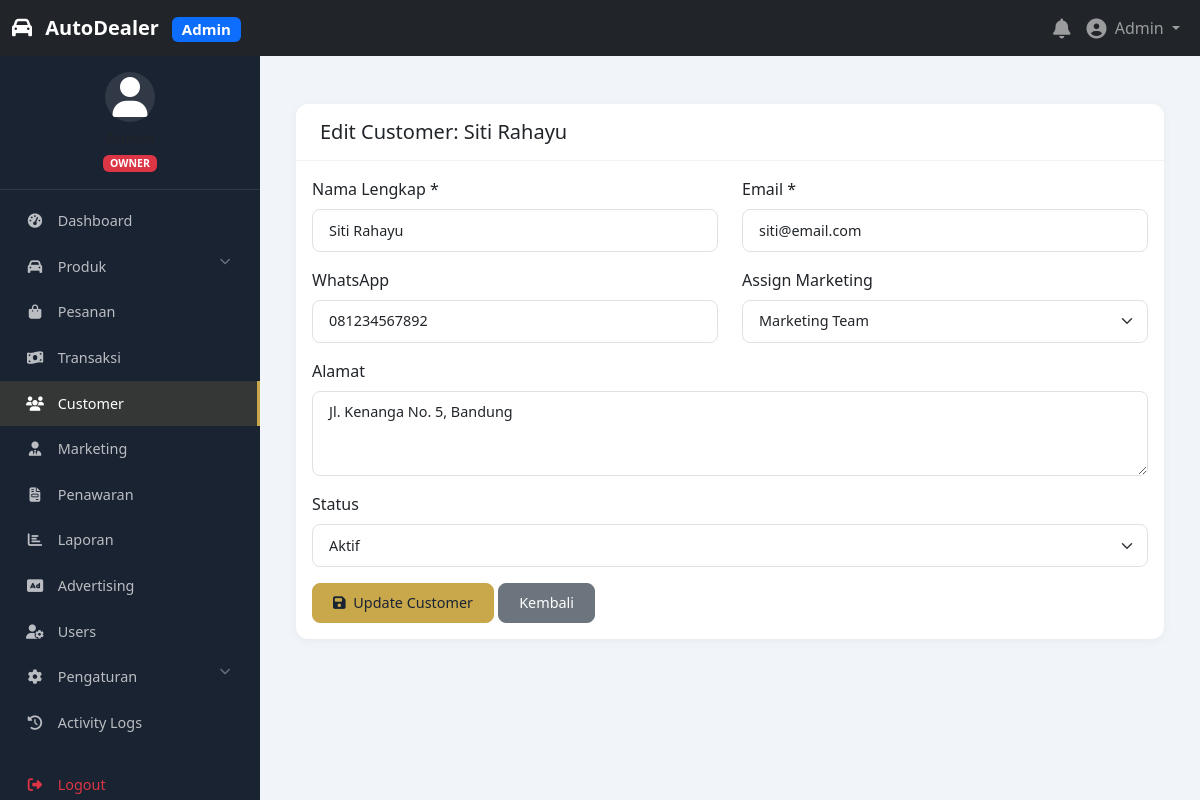
Screenshot of /admin/customers/edit.php?id=2 (signed in) with the database file from the repository.
### tables this page shows
CREATE TABLE IF NOT EXISTS users (
    id INT PRIMARY KEY AUTO_INCREMENT,
    username VARCHAR(50) UNIQUE DEFAULT NULL,
    email VARCHAR(100) UNIQUE NOT NULL,
    password VARCHAR(255) NOT NULL,
    first_name VARCHAR(50) DEFAULT NULL,
    last_name VARCHAR(50) DEFAULT NULL,
    phone VARCHAR(20) DEFAULT NULL,
    avatar VARCHAR(255) DEFAULT NULL,
    role ENUM('owner', 'supervisor', 'marketing', 'customer') DEFAULT 'customer',
    status ENUM('active', 'inactive', 'suspended') DEFAULT 'active',
    last_login DATETIME DEFAULT NULL,
    remember_token VARCHAR(255) DEFAULT NULL,
    created_at TIMESTAMP DEFAULT CURRENT_TIMESTAMP,
    updated_at TIMESTAMP DEFAULT CURRENT_TIMESTAMP ON UPDATE CURRENT_TIMESTAMP,
    INDEX idx_email (email),
    INDEX idx_username (username),
    INDEX idx_role (role),
    INDEX idx_status (status)
);

CREATE TABLE IF NOT EXISTS customers (
    id INT PRIMARY KEY AUTO_INCREMENT,
    user_id INT DEFAULT NULL,
    full_name VARCHAR(100) NOT NULL,
    email VARCHAR(100) UNIQUE NOT NULL,
    phone VARCHAR(20) NOT NULL,
    address TEXT DEFAULT NULL,
    city VARCHAR(50) DEFAULT NULL,
    province VARCHAR(50) DEFAULT NULL,
    postal_code VARCHAR(10) DEFAULT NULL,
    status ENUM('active', 'inactive') DEFAULT 'active',
    marketing_id INT DEFAULT NULL,
    source VARCHAR(50) DEFAULT NULL,
    created_at TIMESTAMP DEFAULT CURRENT_TIMESTAMP,
    updated_at TIMESTAMP DEFAULT CURRENT_TIMESTAMP ON UPDATE CURRENT_TIMESTAMP,
    FOREIGN KEY (user_id) REFERENCES users(id) ON DELETE SET NULL,
    FOREIGN KEY (marketing_id) REFERENCES marketing(id) ON DELETE SET NULL,
    INDEX idx_email (email),
    INDEX idx_phone (phone),
    INDEX idx_marketing (marketing_id),
    INDEX idx_status (status)
);

CREATE TABLE IF NOT EXISTS marketing (
    id INT PRIMARY KEY AUTO_INCREMENT,
    user_id INT NOT NULL,
    full_name VARCHAR(100) NOT NULL,
    email VARCHAR(100) UNIQUE NOT NULL,
    phone VARCHAR(20) DEFAULT NULL,
    target_sales INT DEFAULT 0,
    commission_rate DECIMAL(5,2) DEFAULT 0,
    status ENUM('active', 'inactive') DEFAULT 'active',
    created_at TIMESTAMP DEFAULT CURRENT_TIMESTAMP,
    updated_at TIMESTAMP DEFAULT CURRENT_TIMESTAMP ON UPDATE CURRENT_TIMESTAMP,
    FOREIGN KEY (user_id) REFERENCES users(id) ON DELETE CASCADE,
    INDEX idx_email (email),
    INDEX idx_status (status)
);

### config/database.php (called while the page is built, shortened)
<?php
class Database {
    private static $instance = null;
    private $connection;
    private function __construct() {
        try {
            $dsn = "mysql:host=" . DB_HOST . ";dbname=" . DB_NAME . ";charset=utf8mb4";
            $this->connection = new PDO($dsn, DB_USER, DB_PASS, [
                PDO::ATTR_ERRMODE => PDO::ERRMODE_EXCEPTION,
                PDO::ATTR_DEFAULT_FETCH_MODE => PDO::FETCH_ASSOC,
                PDO::ATTR_EMULATE_PREPARES => false,
                PDO::MYSQL_ATTR_INIT_COMMAND => "SET NAMES utf8mb4"
            ]);
        } catch (PDOException $e) {
            error_log("Database connection failed: " . $e->getMessage());
            die("Database connection failed. Please check your configuration.");
        }
    }
    public static function getInstance() {
        if (self::$instance === null) {
            self::$instance = new self();
        }
        return self::$instance;
    }
    public function prepare($sql) {
        return $this->connection->prepare($sql);
    }
    public function query($sql) {
        return $this->connection->query($sql);
    }
}
?>

### includes/auth.php (called while the page is built, shortened)
<?php
require_once __DIR__ . '/../config/database.php';
class Auth {
    private $db;
    private $user = null;
    public function __construct() {
        $this->db = Database::getInstance();
    }
    public function isLoggedIn() {
        return isset($_SESSION['user_id']);
    }
    public function getCurrentUser() {
        if ($this->user === null && $this->isLoggedIn()) {
            $stmt = $this->db->prepare("SELECT * FROM users WHERE id = ?");
            $stmt->execute([$_SESSION['user_id']]);
            $this->user = $stmt->fetch();
        }
        return $this->user;
    }
    public function hasRole($role) {
        $user = $this->getCurrentUser();
        if (is_array($role)) {
            return in_array($user['role'], $role);
        }
        return $user['role'] === $role;
    }
    public function requireRole($role) {
        if (!$this->hasRole($role)) {
            header('HTTP/1.0 403 Forbidden');
            include BASE_PATH . '/403.php';
            exit;
        }
    }
}
$auth = new Auth();
?>

### includes/functions.php (called while the page is built, shortened)
<?php
function escape($input) {
    return htmlspecialchars($input, ENT_QUOTES, 'UTF-8');
}
?>

### admin/customers/edit.php (the view, shortened to what this page needs)
<?php
require_once '../../config/config.php';
require_once '../../includes/functions.php';
$auth->requireRole(['owner', 'supervisor']);
include '../includes/admin-header.php';
$db = Database::getInstance();
$id = $_GET['id'] ?? 0;
$stmt = $db->prepare("SELECT * FROM customers WHERE id = ?");
$stmt->execute([$id]);
$customer = $stmt->fetch();
$stmt = $db->query("SELECT id, full_name FROM marketing WHERE status = 'active'");
$marketings = $stmt->fetchAll();
?>
<div class="card">
    <div class="card-header">
        <h5 class="mb-0">Edit Customer: <?= escape($customer['full_name']) ?></h5>
    </div>
    <div class="card-body">
        <form method="POST">
            <div class="row">
                <div class="col-md-6 mb-3">
                    <label class="form-label">Nama Lengkap *</label>
                    <input type="text" name="full_name" class="form-control"
                           value="<?= escape($customer['full_name']) ?>" required>
                </div>
                <div class="col-md-6 mb-3">
                    <label class="form-label">Email *</label>
                    <input type="email" name="email" class="form-control"
                           value="<?= escape($customer['email']) ?>" required>
                </div>
            </div>
            <div class="row">
                <div class="col-md-6 mb-3">
                    <label class="form-label">WhatsApp</label>
                    <input type="text" name="phone" class="form-control"
                           value="<?= escape($customer['phone']) ?>">
                </div>
                <div class="col-md-6 mb-3">
                    <label class="form-label">Assign Marketing</label>
                    <select name="marketing_id" class="form-select">
                        <?php foreach ($marketings as $m): ?>
                            <option value="<?= $m['id'] ?>" <?= $customer['marketing_id'] == $m['id'] ? 'selected' : '' ?>>
                                <?= escape($m['full_name']) ?>
                            </option>
                        <?php endforeach; ?>
                    </select>
                </div>
            </div>
            <div class="mb-3">
                <label class="form-label">Alamat</label>
                <textarea name="address" class="form-control" rows="3"><?= escape($customer['address']) ?></textarea>
            </div>
            <div class="mb-3">
                <label class="form-label">Status</label>
                <select name="status" class="form-select">
                    <option value="active" <?= $customer['status'] == 'active' ? 'selected' : '' ?>>Aktif</option>
                </select>
            </div>
            <button type="submit" class="btn btn-primary">
                <i class="fas fa-save me-1"></i> Update Customer
            </button>
            <a href="detail.php?id=<?= $id ?>" class="btn btn-secondary">Kembali</a>
        </form>
    </div>
</div>
<?php include '../includes/admin-footer.php'; ?>

### admin/includes/admin-header.php (shortened to what this page needs)
<?php
require_once dirname(__DIR__, 2) . '/config/config.php';
require_once dirname(__DIR__, 2) . '/includes/functions.php';
$user = $auth->getCurrentUser();
?>
<!DOCTYPE html>
<html lang="id">
<head>
    <link href="https://cdn.jsdelivr.net/npm/bootstrap@5.3.0/dist/css/bootstrap.min.css" rel="stylesheet">
    <link rel="stylesheet" href="https://cdnjs.cloudflare.com/ajax/libs/font-awesome/6.5.0/css/all.min.css">
    <link rel="stylesheet" href="<?= ASSETS_URL ?>css/admin.css?v=<?= time() ?>">
    <link rel="stylesheet" href="<?= ASSETS_URL ?>css/responsive.css?v=<?= time() ?>">
</head>
<body>
    <nav class="navbar navbar-expand-lg navbar-dark bg-dark fixed-top">
        <div class="container-fluid">
            <a class="navbar-brand" href="<?= ADMIN_URL ?>">
                <i class="fas fa-car me-2"></i>
                <span class="fw-bold">AutoDealer</span>
                <span class="badge bg-primary ms-2">Admin</span>
            </a>
            <div class="collapse navbar-collapse" id="adminNavbar">
                <ul class="navbar-nav ms-auto align-items-center">
                    <li class="nav-item dropdown">
                        <a class="nav-link position-relative" href="#" data-bs-toggle="dropdown">
                            <i class="fas fa-bell fa-lg"></i>
                        </a>
                    </li>
                    <li class="nav-item dropdown">
                        <a class="nav-link dropdown-toggle" href="#" data-bs-toggle="dropdown">
                            <i class="fas fa-user-circle fa-lg me-1"></i>
                            <?= escape($user['first_name'] ?? $user['username'] ?? 'User') ?>
                        </a>
                    </li>
                </ul>
            </div>
        </div>
    </nav>
    <div class="admin-wrapper">
        <?php include 'admin-sidebar.php'; ?>
        <div class="admin-content">
            <div class="container-fluid py-4">

### admin/includes/admin-sidebar.php (shortened to what this page needs)
<?php
$user = $auth->getCurrentUser();
$role = $user['role'];
$currentPage = basename($_SERVER['PHP_SELF']);
$currentDir = basename(dirname($_SERVER['PHP_SELF']));
function isActive($page, $dir = '') {
    global $currentPage, $currentDir;
    if ($dir) {
        return $currentDir == $dir ? 'active' : '';
    }
    return $currentPage == $page ? 'active' : '';
}
function isActiveParent($dirs) {
    global $currentDir;
    return in_array($currentDir, $dirs) ? 'active' : '';
}
?>
<nav class="admin-sidebar">
    <div class="sidebar-user text-center py-3">
        <div class="avatar-circle mx-auto mb-2">
            <?php if (!empty($user['avatar'])): ?>
                <img src="<?= UPLOADS_URL . 'users/' . $user['avatar'] ?>" alt="Avatar" class="rounded-circle" width="50">
            <?php else: ?>
                <i class="fas fa-user fa-2x"></i>
            <?php endif; ?>
        </div>
        <h6 class="mb-0"><?= escape($user['first_name'] ?? $user['username'] ?? 'User') ?></h6>
        <small class="text-muted">
            <span class="badge bg-<?= $role == 'owner' ? 'danger' : ($role == 'supervisor' ? 'warning' : 'info') ?>">
                <?= strtoupper($role) ?>
            </span>
        </small>
    </div>
    <ul class="nav nav-pills flex-column">
        <li class="nav-item">
            <a class="nav-link <?= isActive('index.php', '') ?>" href="<?= ADMIN_URL ?>">
                <i class="fas fa-tachometer-alt me-2"></i> Dashboard
            </a>
        </li>
        <li class="nav-item">
            <a class="nav-link <?= isActiveParent(['products']) ?>" href="#productsMenu" data-bs-toggle="collapse">
                <i class="fas fa-car me-2"></i> Produk
                <i class="fas fa-chevron-down float-end"></i>
            </a>
        </li>
        <li class="nav-item">
            <a class="nav-link <?= isActiveParent(['orders']) ?>" href="<?= ADMIN_URL ?>orders/">
                <i class="fas fa-shopping-bag me-2"></i> Pesanan
            </a>
        </li>
        <li class="nav-item">
            <a class="nav-link <?= isActiveParent(['transactions']) ?>" href="<?= ADMIN_URL ?>transactions/">
                <i class="fas fa-money-bill-wave me-2"></i> Transaksi
            </a>
        </li>
        <li class="nav-item">
            <a class="nav-link <?= isActiveParent(['customers']) ?>" href="<?= ADMIN_URL ?>customers/">
                <i class="fas fa-users me-2"></i> Customer
            </a>
        </li>
        <li class="nav-item">
            <a class="nav-link <?= isActiveParent(['marketing']) ?>" href="<?= ADMIN_URL ?>marketing/">
                <i class="fas fa-user-tie me-2"></i> Marketing
            </a>
        </li>
        <li class="nav-item">
            <a class="nav-link <?= isActiveParent(['offers']) ?>" href="<?= ADMIN_URL ?>offers/">
                <i class="fas fa-file-invoice me-2"></i> Penawaran
            </a>
        </li>
        <li class="nav-item">
            <a class="nav-link <?= isActive('index.php', 'reports') ?>" href="<?= ADMIN_URL ?>reports/">
                <i class="fas fa-chart-bar me-2"></i> Laporan
            </a>
        </li>
        <?php if ($role == 'owner'): ?>
            <li class="nav-item">
                <a class="nav-link <?= isActive('index.php', 'advertising') ?>" href="<?= ADMIN_URL ?>advertising/">
                    <i class="fas fa-ad me-2"></i> Advertising
                </a>
            </li>
            <li class="nav-item">
                <a class="nav-link <?= isActiveParent(['users']) ?>" href="<?= ADMIN_URL ?>users/">
                    <i class="fas fa-user-cog me-2"></i> Users
                </a>
            </li>
            <li class="nav-item">
                <a class="nav-link <?= isActiveParent(['settings']) ?>" href="#settingsMenu" data-bs-toggle="collapse">
                    <i class="fas fa-cog me-2"></i> Pengaturan
                    <i class="fas fa-chevron-down float-end"></i>
                </a>
            </li>
            <li class="nav-item">
                <a class="nav-link <?= isActive('index.php', 'logs') ?>" href="<?= ADMIN_URL ?>logs/">
                    <i class="fas fa-history me-2"></i> Activity Logs
                </a>
            </li>
        <?php endif; ?>
        <li class="nav-item mt-3">
            <a class="nav-link text-danger" href="<?= BASE_URL ?>logout.php">
                <i class="fas fa-sign-out-alt me-2"></i> Logout
            </a>
        </li>
    </ul>
</nav>

### assets/css/admin.css (style rules this page uses)
:root { --admin-primary: #1a2332; --admin-secondary: #c9a84c; --admin-bg: #f1f4f8; --admin-text: #2c3e50; }
.admin-wrapper { display: flex; min-height: calc(100vh - 56px); margin-top: 56px; }
.admin-sidebar { width: 260px; background: var(--admin-primary); min-height: calc(100vh - 56px); position: fixed; top: 56px; left: 0; overflow-y: auto; z-index: 100; transition: all 0.3s ease; }
.admin-sidebar .sidebar-user { border-bottom: 1px solid rgba(255, 255, 255, 0.1); padding: 1.5rem; }
.admin-sidebar .avatar-circle { width: 50px; height: 50px; border-radius: 50%; background: rgba(255, 255, 255, 0.1); display: flex; align-items: center; justify-content: center; color: #fff; font-size: 20px; }
.admin-sidebar .nav { padding: 0.5rem 0; }
.admin-sidebar .nav-link { color: rgba(255, 255, 255, 0.7); padding: 0.75rem 1.5rem; border-radius: 0; transition: all 0.3s ease; font-size: 0.9rem; }
.admin-sidebar .nav-link.active { color: #fff; background: rgba(201, 168, 76, 0.15); border-right: 3px solid var(--admin-secondary); }
.admin-sidebar .nav-link i { width: 22px; text-align: center; font-size: 0.9rem; }
.admin-sidebar .nav-link .float-end { font-size: 0.7rem; opacity: 0.5; }
.admin-content { margin-left: 260px; padding: 1.5rem; flex: 1; background: var(--admin-bg); min-height: calc(100vh - 56px); }
.admin-content .card { border: none; border-radius: 12px; box-shadow: 0 2px 10px rgba(0, 0, 0, 0.05); transition: all 0.3s ease; }
.admin-content .card-header { background: transparent; border-bottom: 1px solid rgba(0, 0, 0, 0.05); padding: 1rem 1.5rem; font-weight: 600; }
.admin-content .form-control, .admin-content .form-select { border-radius: 8px; border: 1px solid #dee2e6; font-size: 0.9rem; padding: 0.6rem 1rem; }
.admin-content .btn { border-radius: 8px; font-weight: 500; padding: 0.5rem 1.25rem; font-size: 0.9rem; }
.admin-content .btn-primary { background: var(--admin-secondary); border-color: var(--admin-secondary); color: #1a2332; }

### rows the page displays
users: first_name "Admin", role "OWNER"
customers: full_name "Siti Rahayu", email "siti@email.com", phone "081234567892", marketing_id "Marketing Team", address "Jl. Kenanga No. 5, Bandung", status "Aktif"
